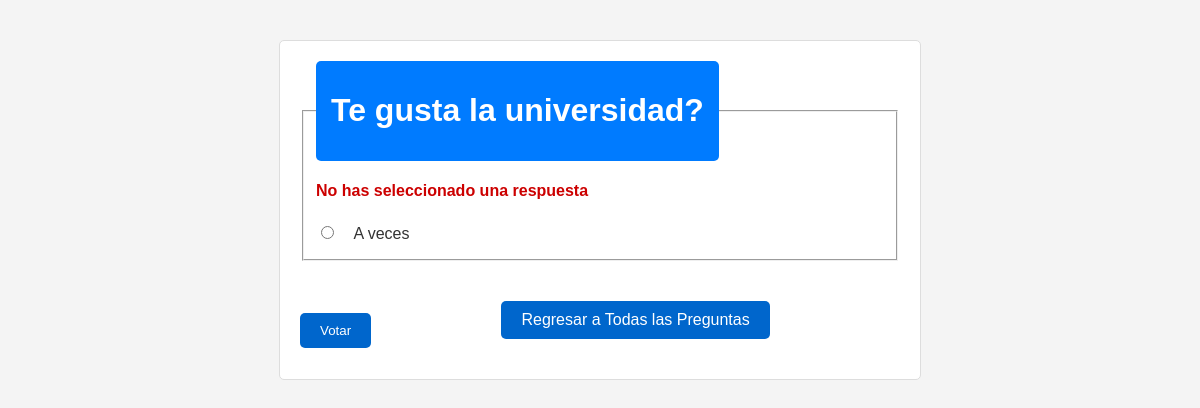
/votaciones/3/vote/ (signed in), run on the app's committed database.
### votaciones/models.py (models this page shows, shortened)
class Pregunta(models.Model):
    texto_pregunta = models.CharField(max_length=200)
    fecha_publicacion = models.DateTimeField("fecha de publicación de la pregunta")

class Respuesta(models.Model):
    pregunta = models.ForeignKey(Pregunta, on_delete=models.CASCADE)
    texto_respuesta = models.CharField(max_length=200)
    votos = models.IntegerField(default=0)

### votaciones/views.py (the view)
# urls.py: path("<int:pregunta_id>/vote/", views.vote, name="vote")
@login_required
def vote(request, pregunta_id):
    pregunta = get_object_or_404(Pregunta, pk=pregunta_id)
    try:
        respuesta_seleccionada = pregunta.respuesta_set.get(pk=request.POST["respuesta"])
    except (KeyError,Respuesta.DoesNotExist):
        return render(request, "votaciones/detalle.html", {"pregunta":pregunta, "error_message": "No has seleccionado una respuesta"})
    else:
        respuesta_seleccionada.votos = F("votos") + 1
        respuesta_seleccionada.save()
        return HttpResponseRedirect(reverse("votaciones:results", args=(pregunta.id,)))

### votaciones/templates/votaciones/detalle.html (shortened to what this page needs)
<!DOCTYPE html>
<html lang="es">
<head>
    {% load static %}
    <link rel="stylesheet" href="{% static 'votaciones/detalle.css' %}">
</head>
<body>
    <form action="{% url 'votaciones:vote' pregunta.id %}" method="post">
        <fieldset>
            <legend><h1>{{ pregunta.texto_pregunta }}</h1></legend>
            {% if error_message %}<p><strong>{{ error_message }}</strong></p>{% endif %}
            {% for respuesta in pregunta.respuesta_set.all %}
                <input type="radio" name="respuesta" id="respuesta{{ forloop.counter }}" value="{{ respuesta.id }}">
                <label for="respuesta{{ forloop.counter }}">{{ respuesta.texto_respuesta }}</label><br>
            {% endfor %}
        </fieldset>
        <div class="botones-container">
            <input type="submit" value="Votar">
            <a href="{% url 'votaciones:index' %}" class="btn-regresar">Regresar a Todas las Preguntas</a>
        </div>
    </form>
</body>
</html>

### votaciones/static/votaciones/detalle.css (style rules this page uses)
body { font-family: Arial, Helvetica, sans-serif; background-color: #F4F4F4; color: #333333; margin: 40px; padding: 0; }
form { background-color: #FFFFFF; border: 1px solid #DDDDDD; padding: 20px; border-radius: 5px; max-width: 600px; margin: auto; }
legend { background-color: #007BFF; color: white; padding: 10px 15px; border-radius: 5px; }
label { margin-left:10px; font-size: 16px; }
input[type="radio"] { margin: 10px 5px; }
input[type="submit"] { background-color: #06C; color: white; padding: 10px 20px; border: none; border-radius: 5px; cursor: pointer; margin-top: 20px; }
p { color: #CC0000; font-weight: bold; }
a { display: inline-block; background-color: #06C; color: white; padding: 10px 20px; border-radius: 5px; text-decoration: none; text-align: center; margin:20px auto; width: fit-content; }
.botones-container { display: flex; justify-content: space-between; align-items: center; margin-top: 20px; }
input[type="submit"], .btn-regresar { background-color: #06C; color: white; padding: 10px 20px; border-radius: 5px; text-decoration: none; border: none; cursor: pointer; }
.btn-regresar { text-align: center; }

### data on the page
Pregunta: texto_pregunta "Te gusta la universidad?"
Respuesta: texto_respuesta "A veces"

### other printed values
{{ error_message }} "No has seleccionado una respuesta"
